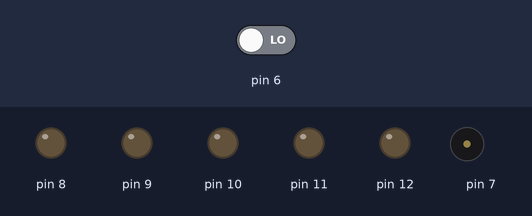
Recording of a sketch running on a simulated Arduino Uno, built with avr-gcc and run on an emulated ATmega328P. Shown: output pins drawn as LEDs (lit = HIGH), buzzer (waves = sounding). Inputs (shaded band) come from the test bench; at power-on: pin 6 LOW.

Above: at 1.2 s.
1.3 s: pin 6 driven HIGH
At 3.48 s:
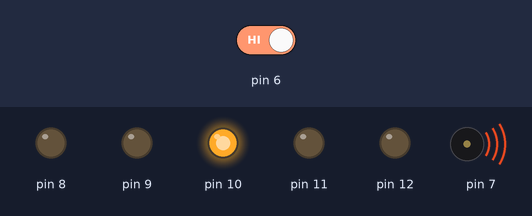
At 5.7 s:
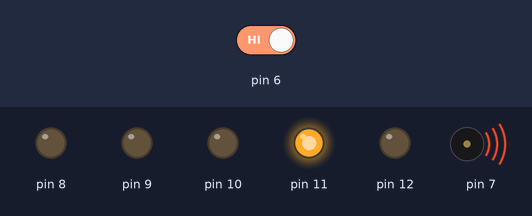
10.3 s: pin 6 driven LOW
At 10.9 s:
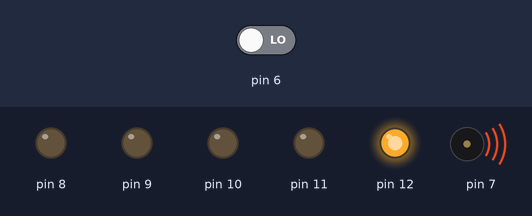
Timing chart, 0 to 13.3 s (numbered marks = the images above; inputs shaded):
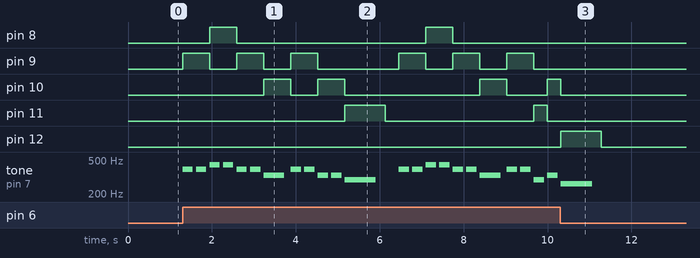

The sketch:

ex210.ino
```cpp
#define NOTE_C4  262
#define NOTE_CS4 277
#define NOTE_D4  294
#define NOTE_DS4 311
#define NOTE_E4  330
#define NOTE_F4  349
#define NOTE_FS4 370
#define NOTE_G4  392
#define NOTE_GS4 415
#define NOTE_A4  440
#define NOTE_AS4 466
#define NOTE_B4  494
#include "pitches.h"
#define PRESET 0

int melody[]=
{ NOTE_G4,NOTE_G4,NOTE_A4,NOTE_A4,NOTE_G4,NOTE_G4,NOTE_E4,
NOTE_G4,NOTE_G4,NOTE_E4,NOTE_E4,NOTE_D4,PRESET,
NOTE_G4,NOTE_G4,NOTE_A4,NOTE_A4,NOTE_G4,NOTE_G4,NOTE_E4,
NOTE_G4,NOTE_G4,NOTE_D4,NOTE_E4,NOTE_C4,PRESET
};
int durations[]=
{
  8,8,8,8,8,8,16, 8,8,8,8,24,8,
  8,8,8,8,8,8,16, 8,8,8,8,24,8
};
int thisNote;
int dur;
int pauseNotes;
void setup()
{
  for(int i=8;i<=12;i++)
  {
    pinMode(i,OUTPUT);
  }
}
void loop()
{
  if(digitalRead(6)==1)
  {
    for(thisNote=0;thisNote<26;thisNote++)
    {
      dur=1000/32*durations[thisNote];
      tone(7,melody[thisNote],dur);
      switch(melody[thisNote])
      {
        case NOTE_C4:
          digitalWrite(12,HIGH);
          break;
        case NOTE_D4:
          digitalWrite(11,HIGH);
          break;
        case NOTE_E4:
          digitalWrite(10,HIGH);
          break;
        case NOTE_G4:
          digitalWrite(9,HIGH);
          break;
        case NOTE_A4:
          digitalWrite(8,HIGH);
          break;
      }
      pauseNotes=dur*1.3;
      delay(pauseNotes);
      noTone(7);
      for(int i=8;i<=12;i++)
      {
        digitalWrite(i,LOW);
      }
    }
  }
}
```

Measured:
- after the input at 1.3 s, pin 8: alternates HIGH for 0.64 s and LOW for 4.5 s, starting after 0.64 s; pin 9: LOW → HIGH at once, → LOW 0.64 s later, → HIGH 0.64 s later, → LOW 0.64 s later, … (12 changes in this stretch)
- after the input at 10.3 s, pin 8, pin 9: stops changing and stays LOW; pin 10: goes on until 10.3 s, then stays LOW; pin 11: stays LOW (without the input it goes to HIGH after 5.2 s); tone on pin 7: goes on until 11.1 s, then stays silent
